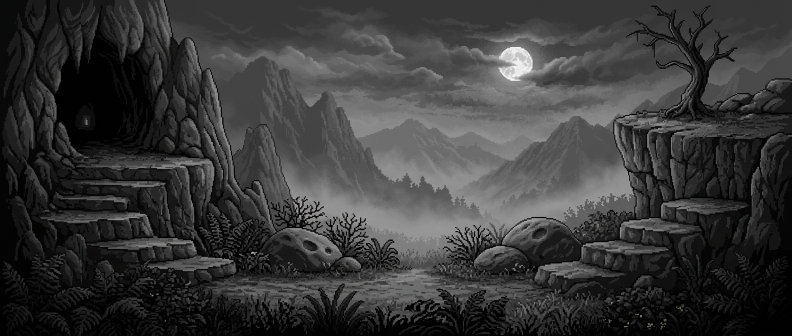
#> input picture assets/fondos/monte.png, 1584 x 672 px, found by its file name (shown at 1/2 size)
$ python gen_monte.py ../assets/fondos/monte.png
#> lines starting #> are read from the running program, lines starting #| are printed output that depends on the picture; after the words box and inside, x2 and y2 are one past the last pixel; in counts of white or black regions, pixels touching at a corner belong together
### herramientas/gen_fondos.py
"""Genera fondos pixel-art en escala de grises para la Sierra (pantallas 1 y 3).
Se dibuja a 344x192 y se escala x4 con vecino más cercano, como el arte original (1376x768).
"""
import sys
import numpy as np
from PIL import Image

W, H = 344, 192
ESC = 4
SUELO = 164  # línea del camino (en px de baja resolución) ~ y=560 en el juego
rng = np.random.default_rng(7)

BAYER = np.array([[0, 8, 2, 10], [12, 4, 14, 6], [3, 11, 1, 9], [15, 7, 13, 5]]) / 16.0


def ruido1d(n, escala, semilla, octavas=4):
    r = np.random.default_rng(semilla)
    out = np.zeros(n)
    amp, tot = 1.0, 0.0
    for o in range(octavas):
        pts = r.random(int(n / escala * 2 ** o) + 3)
        xs = np.arange(n) / escala * 2 ** o
        i = xs.astype(int)
        f = xs - i
        f = f * f * (3 - 2 * f)
        out += amp * (pts[i] * (1 - f) + pts[i + 1] * f)
        tot += amp
        amp *= 0.5
    return out / tot


def ruido2d(h, w, escala, semilla):
    r = np.random.default_rng(semilla)
    gy, gx = int(h / escala) + 3, int(w / escala) + 3
    g = r.random((gy, gx))
    ys = np.arange(h)[:, None] / escala
    xs = np.arange(w)[None, :] / escala
    iy, ix = ys.astype(int), xs.astype(int)
    fy, fx = ys - iy, xs - ix
    fy, fx = fy * fy * (3 - 2 * fy), fx * fx * (3 - 2 * fx)
    a = g[iy, ix] * (1 - fx) + g[iy, ix + 1] * fx
    b = g[iy + 1, ix] * (1 - fx) + g[iy + 1, ix + 1] * fx
    return a * (1 - fy) + b * fy


class Lienzo:
    def __init__(self):
        self.v = np.zeros((H, W))

    # [30 lines left out: functions cielo, luna, cordillera, not called in this run]

    def niebla(self, centro, grosor, fuerza, valor=0.55, semilla=3):
        t = np.arange(H)[:, None]
        banda = np.exp(-((t - centro) / grosor) ** 2)
        mov = ruido2d(H, W, 26, semilla) * 0.7 + 0.3
        a = np.clip(banda * mov * fuerza, 0, 1)
        self.v = self.v * (1 - a) + valor * a

    # [5 lines left out: function rect, not called in this run]

    def pix(self, x, y, c):
        x, y = int(round(x)), int(round(y))
        if 0 <= x < W and 0 <= y < H:
            self.v[y, x] = c

    # [7 lines left out: function linea, not called in this run]

    def disco(self, cx, cy, r, c):
        for y in range(int(cy - r), int(cy + r) + 1):
            for x in range(int(cx - r), int(cx + r) + 1):
                if (x - cx) ** 2 + (y - cy) ** 2 <= r * r + 0.5:
                    self.pix(x, y, c)

    # [20 lines left out: functions resplandor, suelo, vereda, not called in this run]

    def pasto(self, y, alto, color, densidad=1.0, semilla=13):
        r = np.random.default_rng(semilla)
        for x in range(W):
            if r.random() < 0.85 * densidad:
                h = int(r.integers(2, alto + 1))
                inc = r.choice([-1, 0, 0, 1])
                for i in range(h):
                    self.pix(x + inc * (i // 3), y - i, color)

    def helecho(self, x, y, tam, color):
        for lado in (-1, 1):
            for i in range(tam):
                ang = 0.25 + i / tam * 1.0
                lx = x + lado * np.cos(ang) * i * 1.3
                ly = y - np.sin(ang) * i * 1.1 + (i / tam) ** 2 * tam * 0.5
                self.pix(lx, ly, color)
                if i % 2 == 0:
                    self.pix(lx, ly + 1, color)
                    self.pix(lx + lado, ly + 1, color)

    # [89 lines left out: functions cana, platano, arbol, arco_cana, cruz_camino, cempasuchil and 1 more, not called in this run]

    def vineta(self, fuerza=0.35):
        yy, xx = np.mgrid[0:H, 0:W]
        d = np.hypot((xx - W / 2) / (W / 2), (yy - H / 2) / (H / 2))
        self.v *= 1 - np.clip(d - 0.55, 0, 1) * fuerza

    def guardar(self, ruta):
        v = np.clip(self.v, 0, 1)
        # Tramado ordenado: da el grano pixel-art en lugar de degradados lisos
        umbral = np.tile(BAYER, (H // 4 + 1, W // 4 + 1))[:H, :W]
        niveles = 24
        q = np.floor(v * niveles + umbral) / niveles
        img = (np.clip(q, 0, 1) * 255).astype(np.uint8)
        im = Image.fromarray(img, "L").resize((W * ESC, H * ESC), Image.NEAREST).convert("RGBA")
        im.save(ruta)


# [61 lines left out: functions pantalla1, pantalla3, not called in this run]


# [4 lines that do not run on import are left out]


def base_original(ruta, voltear=False, recorte=None):
#> called with ruta = '../assets/fondos/monte.png/monte.png', voltear = False
    im = Image.open(ruta).convert("L")
    if recorte:
        im = im.crop(recorte)
    im = im.resize((W, H), Image.BOX)
#> im: PIL image 396x168 L
    a = np.asarray(im).astype(float) / 255.0
    return a[:, ::-1].copy() if voltear else a


# [45 lines left out: functions pantalla1_v2, pantalla3_v2, not called in this run]

### herramientas/gen_monte.py
"""Fondo del primer escenario del Monte del Nahual (nivel 3): la ladera, antes del valle de la cueva.

- assets/fondos/monte_1_ladera.png : montañas con niebla y una vereda, tomado de monte_nahual_bg.png.

Se dibuja a 396x168 y se escala x4 (1584x672, como monte.png). En el juego va a escala 0.844 justo a
la derecha de monte.png, así que 1 px de baja resolución = 3.376 px del juego y el piso (y=673.5)
queda en la fila 144. El borde izquierdo se funde con el risco del borde derecho de monte.png.
Uso: python gen_monte.py ../assets/fondos
"""
import sys
import numpy as np
from PIL import Image
import gen_fondos as gf

gf.W, gf.H, gf.ESC = 396, 168, 4
W, H = gf.W, gf.H
PISO = 144
ESC_JUEGO = 3.376
IZQ = 1350.4  # x del juego donde empieza este fondo
# Escalones de piedra para subir al risco desde la ladera (deben coincidir con Nivel3Monte.tscn):
# 6 escalones de 50 px de ancho y 47 de alto; el de más arriba queda al ras del risco (y=391.5)
ESCALON_ANCHO, ESCALON_ALTO, CIMA = 50.0, 47.0, 391.5
N_ESCALONES = 6
rng = np.random.default_rng(31)


def u(x_juego):
    return int(round((x_juego - IZQ) / ESC_JUEGO))


def quitar_luna(L, cx, cy, r, desde):
    yy, xx = np.mgrid[0:H, 0:W]
    d = np.hypot(xx - cx, yy - cy)
    a = np.clip((r - d) / 6, 0, 1)
    copia = np.roll(L.v, cx - desde, axis=1)
    L.v = L.v * (1 - a) + copia * a


def matojo_seco(L, x, y, alto, color, semilla):
    """Arbusto seco de ramas, como los del valle del Nahual."""
    r = np.random.default_rng(semilla)
    for _ in range(9):
        ang = r.uniform(-2.5, -0.6)
        largo = alto * r.uniform(0.6, 1.0)
        px, py = x, y
        for i in range(int(largo)):
            px += np.cos(ang) * 1.0
            py += np.sin(ang) * 1.0
            ang += r.uniform(-0.25, 0.25)
            L.pix(px, py, color)


def fila(y_juego):
    return int(round((y_juego - 186.5) / ESC_JUEGO))


def laja(L, x0, x1, y_pie, r, grano, frente=4):
    """Laja de piedra como las escaleras del risco de monte.png: cara de arriba ovalada en gris medio,
    canto al frente con grietas y contorno oscuro. y_pie es donde se paran los pies (mitad de la cara)."""
    bloque = gf.ruido2d(H, W, 3.0, 81)
    cx = (x0 + x1) / 2
    ax = (x1 - x0) / 2
    arriba = 3.0                     # media altura de la cara ovalada (frente = alto del canto)
    for x in range(int(x0) - 1, int(x1) + 2):
        t = (x - cx) / (ax + 0.5)
        if abs(t) > 1:
            continue
        curva = np.sqrt(1 - t * t)
        y_top = y_pie - arriba * curva
        y_cara = y_pie + arriba * curva          # orilla de enfrente de la cara de arriba
        y_fin = y_cara + frente * (0.6 + 0.4 * curva)
        for y in range(int(np.floor(y_top)), int(np.ceil(y_fin)) + 1):
            if not (0 <= x < W and 0 <= y < H):
                continue
            if y <= y_cara:   # cara de arriba: gris medio, más clara al fondo (luz de luna)
                k = (y - y_top) / max(y_cara - y_top, 1)
                v = 0.33 - k * 0.06 + (grano[y, x] - 0.5) * 0.08
            else:             # canto: más oscuro hacia abajo, con textura de piedra
                k = (y - y_cara) / max(frente, 1)
                v = 0.21 - k * 0.06 + (grano[y, x] - 0.5) * 0.07 + (bloque[y, x] - 0.5) * 0.08
            L.v[y, x] = v
        # Contorno oscuro de la laja y línea entre cara y canto
        L.pix(x, np.floor(y_top) - 1, 0.10)
        L.pix(x, np.ceil(y_fin) + 1, 0.07)
        L.pix(x, round(y_cara) + 1, 0.20)
    for y in range(int(y_pie - arriba), int(y_pie + arriba + frente) + 1):
        L.pix(int(x0) - 2, y, 0.09)
        L.pix(int(x1) + 2, y, 0.09)
    # Grietas en la cara y el canto
    for _ in range(3):
        gx = r.integers(int(x0) + 2, int(x1) - 2)
        gy = int(y_pie) + r.integers(-2, 1)
        for _ in range(r.integers(2, 5)):
            L.pix(gx, gy, 0.16)
            gx += r.choice([-1, 1])
            gy += r.choice([0, 1])
    for _ in range(3):
        gx = r.integers(int(x0) + 2, int(x1) - 2)
        for y in range(int(y_pie + arriba) + 2, int(y_pie + arriba + frente)):
            L.pix(gx, y, 0.12)
            L.pix(gx + 1, y, min(L.v[y, min(gx + 1, W - 1)] + 0.05, 0.4))
            if r.random() < 0.25:
                gx += r.choice([-1, 1])


def escalones(L, vecino):
    """Escalones de lajas de piedra apiladas contra el risco, como las escaleras del otro lado.
    Debajo de las lajas, la roca del risco de monte.png en espejo (continúa sin costura)."""
    r = np.random.default_rng(91)
    grano = gf.ruido2d(H, W, 1.3, 78)
    tops = []
    for k in range(N_ESCALONES):
        tops.append((u(IZQ + ESCALON_ANCHO * k), u(IZQ + ESCALON_ANCHO * (k + 1)),
                     fila(CIMA + ESCALON_ALTO * k)))
    fin = tops[-1][1]
    # Roca del risco debajo de la escalera, más oscura hacia abajo
    for x0, x1, y0 in tops:
        for x in range(max(x0, 0), min(x1 + 1, W)):
            for y in range(y0, PISO + 3):
                prof = (y - y0) / max(PISO - y0, 1)
                L.v[y, x] = vecino[y, W - 1 - x] * (0.85 - prof * 0.3)
    # Lajas: de arriba hacia abajo, para que cada una quede encimada sobre la de atrás
    for i, (x0, x1, y0) in enumerate(tops):
        abajo = tops[i + 1][2] if i + 1 < len(tops) else PISO + 2
        laja(L, x0 - 3, x1 + 2, y0, r, grano, frente=abajo - y0 + 1)
        # Zacate en la orilla de atrás de la laja
        for x in range(x0, x1):
            if r.random() < 0.15:
                for h in range(r.integers(1, 3)):
                    L.pix(x, y0 - 4 - h, 0.22)
    # Piedras sueltas y helechos al pie
    for _ in range(10):
        L.disco(r.integers(0, fin + 4), PISO + r.integers(0, 3), r.uniform(1.0, 2.2), 0.20)
    for x in range(2, fin + 6, 9):
        L.helecho(x + r.integers(-2, 3), H - 1, int(r.integers(9, 14)), 0.07)


def ladera(base, vecino, ruta):
    L = gf.Lienzo()
    # Recorte de monte_nahual_bg: cerros con niebla y el árbol seco a la derecha
    im = Image.open(base).convert("L").crop((760, 120, 1670, 506)).resize((W, H), Image.BOX)
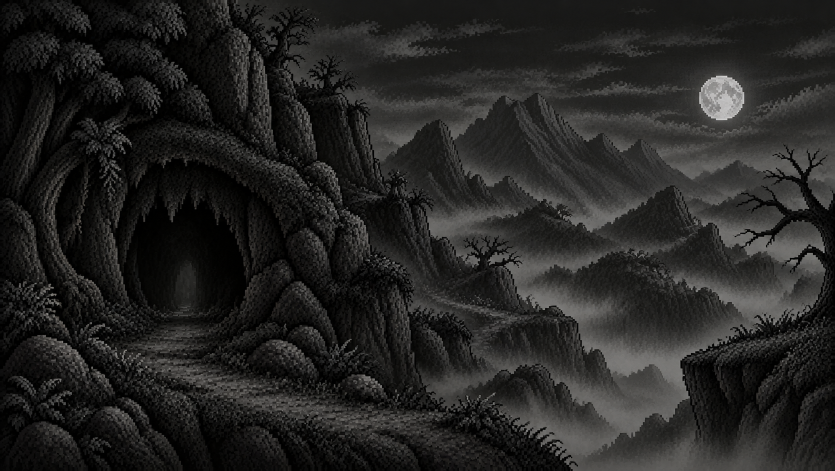
#> input picture assets/fondos/monte_nahual_bg.png, 1670 x 942 px, found by its file name (shown at 1/2 size)
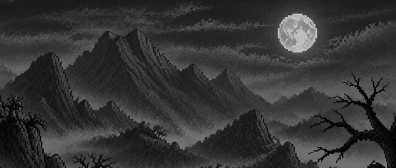
#> im: PIL image 396x168 L; min 0, max 213, mean 53.2
    L.v = np.asarray(im).astype(float) / 255.0 * 1.2 + 0.03  # más claro, como monte.png
    quitar_luna(L, 296, 33, 34, 225)
#> in quitar_luna, `copia = np.roll(L.v, cx - desde, axis=1)`:
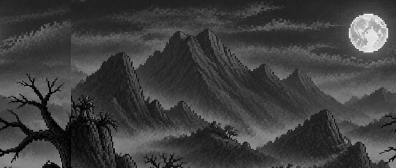
#> copia: shape (168, 396) float64; min 0.03, max 1.03, mean 0.28; drawn with min black and max white
    L.niebla(PISO - 14, 9, 0.55, 0.30, semilla=7)
    # Matorrales secos y piedras detrás de la vereda
    for i, x in enumerate(range(4, W, 23)):
        matojo_seco(L, x + rng.integers(-5, 5), PISO - 1, int(rng.integers(8, 15)), 0.10, 200 + i)
    for x in (u(1900), u(2330)):
        L.disco(x, PISO - 3, 7, 0.16)
        L.disco(x - 3, PISO - 6, 4, 0.20)
    # Vereda: tierra apisonada, un poco más clara donde pega la luna
    tex = gf.ruido2d(H, W, 2.5, 8)
    perfil = (gf.ruido1d(W, 14, 9, 2) - 0.5) * 2.0
    for x in range(W):
        y0 = int(PISO + perfil[x])
        prof = np.arange(H - y0)
        L.v[y0:, x] = 0.13 - np.minimum(prof, 20) * 0.003 + (tex[y0:, x] - 0.5) * 0.06
        L.v[y0, x] = 0.22 + (tex[y0, x] - 0.5) * 0.05
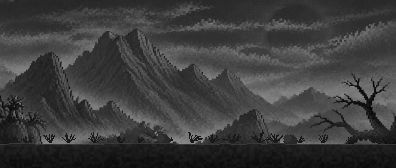
#> L.v: shape (168, 396) float64; min 0.0301, max 0.563, mean 0.241
    for _ in range(160):  # piedritas
        L.pix(rng.integers(0, W), rng.integers(PISO + 2, PISO + 9), 0.24)
    L.pasto(PISO, 4, 0.12, 0.8, semilla=10)
    # Helechos y zacate en primer plano
    for x in range(0, W, 10):
        L.helecho(x + rng.integers(-3, 3), H - 1, int(rng.integers(9, 15)), 0.06)
    L.pasto(H - 1, 7, 0.05, 0.9, semilla=11)
    L.vineta(0.2)
    # Borde izquierdo: se funde en espejo con el risco del borde derecho de monte.png
    for i in range(60):
        a = (1 - i / 60) ** 2
        L.v[:, i] = L.v[:, i] * (1 - a) + vecino[:, W - 1 - i] * a
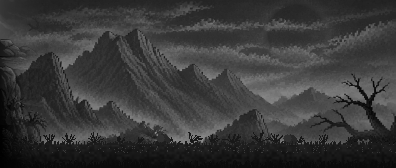
#> L.v: shape (168, 396) float64; min 0, max 0.557, mean 0.226
    escalones(L, vecino)
#> after the loop in escalones, `for x0, x1, y0 in tops:`:
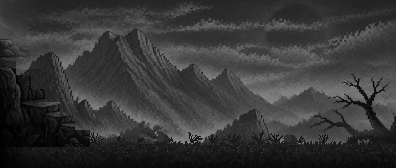
#> L.v: shape (168, 396) float64; 7.01% of pixels changed, all inside (x1, y1, x2, y2) = (0, 61, 90, 147)
#> the loop in escalones, `for i, (x0, x1, y0) in enumerate(tops):` made 6 passes
    L.guardar(ruta)
#> in guardar, `v = np.clip(self.v, 0, 1)`:
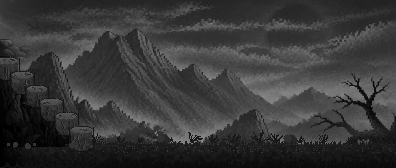
#> v: shape (168, 396) float64; min 0, max 0.557, mean 0.222


if __name__ == "__main__":
    fondos = sys.argv[1]
    vecino = gf.base_original(fondos + "/monte.png")
    ladera(fondos + "/monte_nahual_bg.png", vecino, fondos + "/monte_1_ladera.png")
    print("ok")
